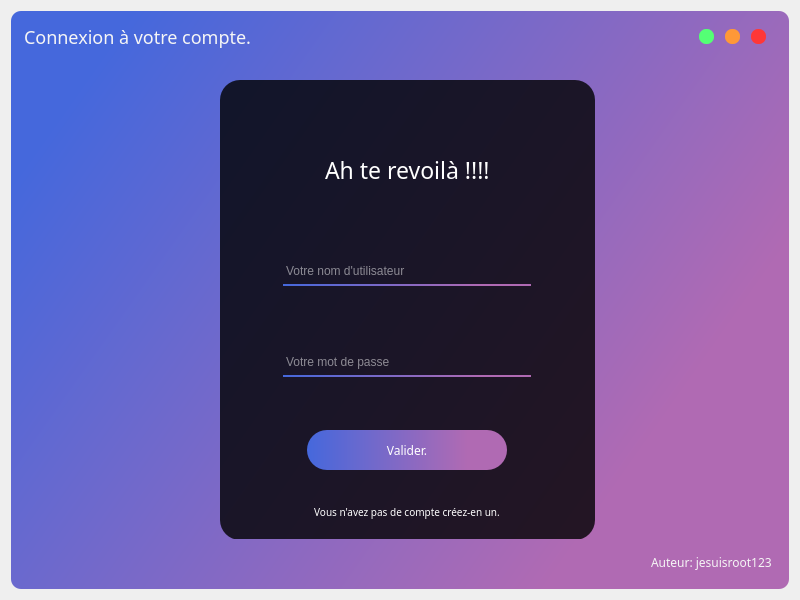
<?xml version="1.0" encoding="UTF-8"?>
<ui version="4.0">
 <class>Form</class>
 <widget class="QWidget" name="Form">
  <property name="geometry">
   <rect>
    <x>0</x>
    <y>0</y>
    <width>800</width>
    <height>600</height>
   </rect>
  </property>
  <property name="minimumSize">
   <size>
    <width>800</width>
    <height>600</height>
   </size>
  </property>
  <property name="windowTitle">
   <string>Form</string>
  </property>
  <property name="styleSheet">
   <string notr="true"/>
  </property>
  <layout class="QHBoxLayout" name="horizontalLayout">
   <item>
    <widget class="QFrame" name="frame">
     <property name="styleSheet">
      <string notr="true">*{
	background: qlineargradient(spread:pad, x1:0, y1:0.301, x2:0.825, y2:0.733136, stop:0 rgba(69, 104, 220, 255), stop:1 rgba(176, 106, 179, 255));
	border-radius: 10px;
}</string>
     </property>
     <property name="frameShape">
      <enum>QFrame::StyledPanel</enum>
     </property>
     <property name="frameShadow">
      <enum>QFrame::Raised</enum>
     </property>
     <layout class="QVBoxLayout" name="verticalLayout">
      <item>
       <widget class="QFrame" name="titleBar">
        <property name="maximumSize">
         <size>
          <width>16777215</width>
          <height>35</height>
         </size>
        </property>
        <property name="styleSheet">
         <string notr="true">*{
	background: none;
}</string>
        </property>
        <property name="frameShape">
         <enum>QFrame::StyledPanel</enum>
        </property>
        <property name="frameShadow">
         <enum>QFrame::Raised</enum>
        </property>
        <layout class="QHBoxLayout" name="horizontalLayout_2">
         <property name="leftMargin">
          <number>2</number>
         </property>
         <property name="topMargin">
          <number>2</number>
         </property>
         <property name="rightMargin">
          <number>2</number>
         </property>
         <property name="bottomMargin">
          <number>2</number>
         </property>
         <item>
          <widget class="QFrame" name="titleFrame">
           <property name="frameShape">
            <enum>QFrame::StyledPanel</enum>
           </property>
           <property name="frameShadow">
            <enum>QFrame::Raised</enum>
           </property>
           <layout class="QHBoxLayout" name="horizontalLayout_4">
            <property name="leftMargin">
             <number>2</number>
            </property>
            <property name="topMargin">
             <number>2</number>
            </property>
            <property name="rightMargin">
             <number>2</number>
            </property>
            <property name="bottomMargin">
             <number>2</number>
            </property>
            <item>
             <widget class="QLabel" name="title">
              <property name="styleSheet">
               <string notr="true">*{
	color: whitesmoke;
	font-size: 18px;
	font-family: Noto Sans;
	background: none;
}</string>
              </property>
              <property name="text">
               <string>Connexion à votre compte.</string>
              </property>
             </widget>
            </item>
           </layout>
          </widget>
         </item>
         <item>
          <widget class="QFrame" name="frameButton">
           <property name="maximumSize">
            <size>
             <width>90</width>
             <height>16777215</height>
            </size>
           </property>
           <property name="frameShape">
            <enum>QFrame::StyledPanel</enum>
           </property>
           <property name="frameShadow">
            <enum>QFrame::Raised</enum>
           </property>
           <layout class="QHBoxLayout" name="horizontalLayout_3">
            <property name="leftMargin">
             <number>6</number>
            </property>
            <property name="topMargin">
             <number>6</number>
            </property>
            <property name="rightMargin">
             <number>6</number>
            </property>
            <property name="bottomMargin">
             <number>6</number>
            </property>
            <item>
             <widget class="QPushButton" name="minimiseButton">
              <property name="minimumSize">
               <size>
                <width>15</width>
                <height>15</height>
               </size>
              </property>
              <property name="maximumSize">
               <size>
                <width>15</width>
                <height>15</height>
               </size>
              </property>
              <property name="styleSheet">
               <string notr="true">*{
	background: rgb(84, 255, 117);
	border: none;
	border-radius: 7px;
}</string>
              </property>
              <property name="text">
               <string/>
              </property>
             </widget>
            </item>
            <item>
             <widget class="QPushButton" name="maximiseButton">
              <property name="minimumSize">
               <size>
                <width>15</width>
                <height>15</height>
               </size>
              </property>
              <property name="maximumSize">
               <size>
                <width>15</width>
                <height>15</height>
               </size>
              </property>
              <property name="styleSheet">
               <string notr="true">*{
	background: rgb(255, 152, 55);
	border: none;
	border-radius: 7px;
}</string>
              </property>
              <property name="text">
               <string/>
              </property>
             </widget>
            </item>
            <item>
             <widget class="QPushButton" name="exitButton">
              <property name="minimumSize">
               <size>
                <width>15</width>
                <height>15</height>
               </size>
              </property>
              <property name="maximumSize">
               <size>
                <width>15</width>
                <height>15</height>
               </size>
              </property>
              <property name="styleSheet">
               <string notr="true">*{
	background: rgb(255, 55, 55);
	border: none;
	border-radius: 7px;
}</string>
              </property>
              <property name="text">
               <string/>
              </property>
             </widget>
            </item>
           </layout>
          </widget>
         </item>
        </layout>
       </widget>
      </item>
      <item>
       <widget class="QFrame" name="contenu">
        <property name="styleSheet">
         <string notr="true">*{
	background: none;
}
</string>
        </property>
        <property name="frameShape">
         <enum>QFrame::StyledPanel</enum>
        </property>
        <property name="frameShadow">
         <enum>QFrame::Raised</enum>
        </property>
        <layout class="QHBoxLayout" name="horizontalLayout_6">
         <property name="leftMargin">
          <number>200</number>
         </property>
         <property name="topMargin">
          <number>20</number>
         </property>
         <property name="rightMargin">
          <number>200</number>
         </property>
         <property name="bottomMargin">
          <number>20</number>
         </property>
         <item>
          <widget class="QFrame" name="formulaire">
           <property name="minimumSize">
            <size>
             <width>375</width>
             <height>460</height>
            </size>
           </property>
           <property name="maximumSize">
            <size>
             <width>375</width>
             <height>440</height>
            </size>
           </property>
           <property name="styleSheet">
            <string notr="true">*{
	background: rgba(0, 0, 0, 0.8);
	border-radius: 20px;
}</string>
           </property>
           <property name="frameShape">
            <enum>QFrame::StyledPanel</enum>
           </property>
           <property name="frameShadow">
            <enum>QFrame::Raised</enum>
           </property>
           <widget class="QLineEdit" name="password">
            <property name="geometry">
             <rect>
              <x>62</x>
              <y>266</y>
              <width>250</width>
              <height>31</height>
             </rect>
            </property>
            <property name="styleSheet">
             <string notr="true">*{
	background: rgba(255, 255, 255, 0.0);
	color: white;
	border-radius: 1px;
	border: 2px solid;
	border-bottom-color: qlineargradient(spread:pad, x1:0, y1:1, x2:0.801, y2:1, stop:0 rgba(69, 104, 220, 255), stop:1 rgba(176, 106, 179, 255));
	border-top-color: rgba(255, 255, 255, 0.0);
	border-right-color: rgba(255, 255, 255, 0.0);
	border-left-color: rgba(255, 255, 255, 0.0);
}</string>
            </property>
            <property name="placeholderText">
             <string>Votre mot de passe</string>
            </property>
           </widget>
           <widget class="QLineEdit" name="username">
            <property name="geometry">
             <rect>
              <x>62</x>
              <y>175</y>
              <width>250</width>
              <height>31</height>
             </rect>
            </property>
            <property name="styleSheet">
             <string notr="true">*{
	background: rgba(255, 255, 255, 0.0);
	color: white;
	border-radius: 1px;
	border: 2px solid;
	border-bottom-color: qlineargradient(spread:pad, x1:0, y1:1, x2:0.801, y2:1, stop:0 rgba(69, 104, 220, 255), stop:1 rgba(176, 106, 179, 255));
	border-top-color: rgba(255, 255, 255, 0.0);
	border-right-color: rgba(255, 255, 255, 0.0);
	border-left-color: rgba(255, 255, 255, 0.0);
}</string>
            </property>
            <property name="placeholderText">
             <string>Votre nom d'utilisateur</string>
            </property>
           </widget>
           <widget class="QPushButton" name="validerButton">
            <property name="geometry">
             <rect>
              <x>87</x>
              <y>350</y>
              <width>200</width>
              <height>40</height>
             </rect>
            </property>
            <property name="styleSheet">
             <string notr="true">*{
	background: qlineargradient(spread:pad, x1:0, y1:1, x2:0.801, y2:1, stop:0 rgba(69, 104, 220, 255), stop:1 rgba(176, 106, 179, 255));
	border-radius: 20px;
	color: white;
	font-family: Noto Sans;
}</string>
            </property>
            <property name="text">
             <string>Valider.</string>
            </property>
           </widget>
           <widget class="QLabel" name="title_formulaire">
            <property name="geometry">
             <rect>
              <x>105</x>
              <y>74</y>
              <width>165</width>
              <height>32</height>
             </rect>
            </property>
            <property name="maximumSize">
             <size>
              <width>175</width>
              <height>50</height>
             </size>
            </property>
            <property name="styleSheet">
             <string notr="true">*{
	color: white;
	font-size: 23px;
	font-family: Noto Sans;
	background: none;
}</string>
            </property>
            <property name="text">
             <string>Ah te revoilà !!!!</string>
            </property>
           </widget>
           <widget class="QPushButton" name="pushButton">
            <property name="geometry">
             <rect>
              <x>87</x>
              <y>420</y>
              <width>200</width>
              <height>24</height>
             </rect>
            </property>
            <property name="styleSheet">
             <string notr="true">*{
	background: none;
	font-family: Noto Sans;
	font-size: 10px;
	color: white;
}</string>
            </property>
            <property name="text">
             <string>Vous n'avez pas de compte créez-en un.</string>
            </property>
           </widget>
          </widget>
         </item>
        </layout>
       </widget>
      </item>
      <item>
       <widget class="QFrame" name="footer">
        <property name="maximumSize">
         <size>
          <width>16777215</width>
          <height>35</height>
         </size>
        </property>
        <property name="styleSheet">
         <string notr="true">*{
	background: none;
}</string>
        </property>
        <property name="frameShape">
         <enum>QFrame::StyledPanel</enum>
        </property>
        <property name="frameShadow">
         <enum>QFrame::Raised</enum>
        </property>
        <layout class="QHBoxLayout" name="horizontalLayout_5">
         <item>
          <widget class="QFrame" name="Frame">
           <property name="frameShape">
            <enum>QFrame::StyledPanel</enum>
           </property>
           <property name="frameShadow">
            <enum>QFrame::Raised</enum>
           </property>
          </widget>
         </item>
         <item>
          <widget class="QLabel" name="credit">
           <property name="maximumSize">
            <size>
             <width>120</width>
             <height>16777215</height>
            </size>
           </property>
           <property name="styleSheet">
            <string notr="true">*{
	color: whitesmoke;
	font-size: 12px;
	font-family: Noto Sans;
}</string>
           </property>
           <property name="text">
            <string>Auteur: jesuisroot123</string>
           </property>
          </widget>
         </item>
        </layout>
       </widget>
      </item>
     </layout>
     <zorder>footer</zorder>
     <zorder>titleBar</zorder>
     <zorder>contenu</zorder>
    </widget>
   </item>
  </layout>
 </widget>
 <resources/>
 <connections/>
</ui>
